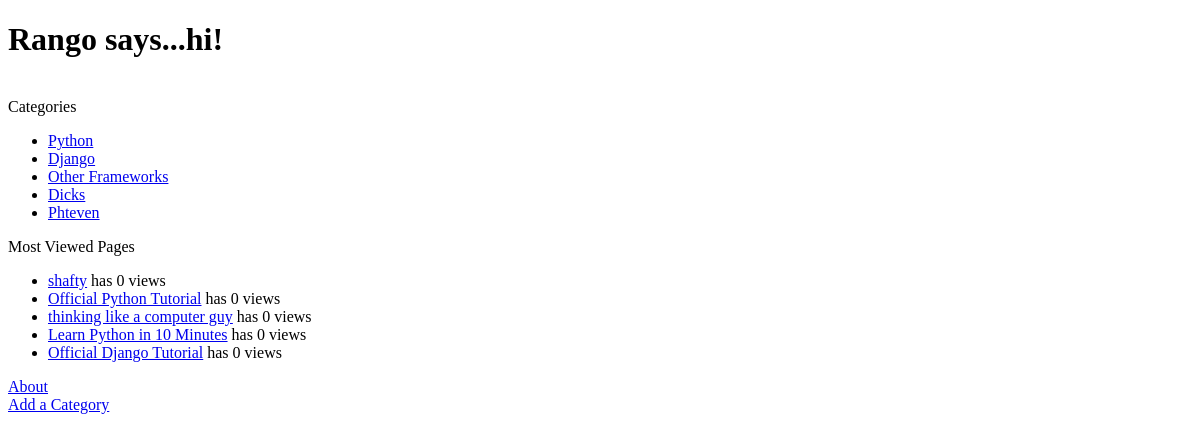
The app's page /rango/, older data.
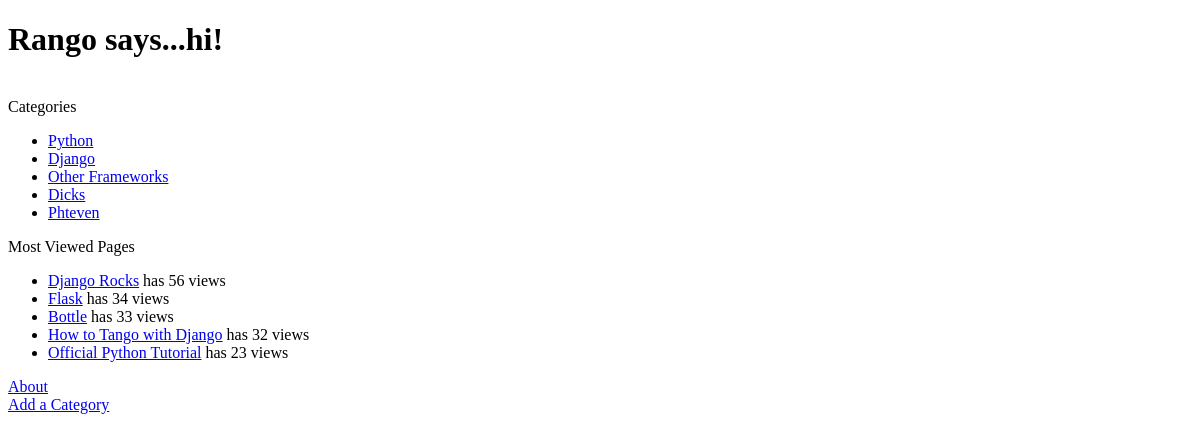
The same page, newer data.
### rango/models.py (models this page shows, shortened)
class Category(models.Model):
	name = models.CharField(max_length=128, unique=True)
	views = models.IntegerField(default=0)
	likes = models.IntegerField(default=0)
	slug = models.SlugField(unique=True)

class Page(models.Model):
	category = models.ForeignKey(Category)
	title = models.CharField(max_length=128)
	url = models.URLField()
	views = models.IntegerField(default=0)

### rango/views.py (the view)
def index(request):
	category_list = Category.objects.order_by('-likes')[:5]
	context_dict = {'categories':category_list}
	page_list = Page.objects.order_by('-views')[:5]
	context_dict['pages'] = page_list
	return render(request, 'rango/index.html', context_dict)

### templates/rango/index.html (shortened to what this page needs)
<!DOCTYPE html>
<html>
	<head>
	</head>
	<body>
		<h1>Rango says...hi!</h1></br>
		{% if categories %}
			Categories
			<ul>
				{% for category in categories %}
				<li><a href='/rango/category/{{ category.slug }}'>{{ category.name }}</a></li>
				{% endfor %}
			</ul>
		{% else %}
			<strong>There are no categories at all.</strong>
		{% endif %}
		{% if pages %}
			Most Viewed Pages
			<ul>
				{% for page in pages %}
				<li><a href='{{ page.url }}'>{{ page.title }}</a> has {{ page.views }} views</li>
				{% endfor %}
			</ul>
		{% endif %}
		<a href="/rango/about">About</a></br>
		<a href="/rango/add_category/">Add a Category</a>
	</body>
</html>

Row changes from the older to the newer data that the page shows:
no longer on this page (row unchanged): Page: title "shafty", views "0"
no longer on this page (row edited): Page: title "thinking like a computer guy", views "0"
no longer on this page (row edited): Page: title "Learn Python in 10 Minutes", views "0"
no longer on this page (row edited): Page: title "Official Django Tutorial", views "0"
now on this page (row edited): Page: title "Django Rocks", views "56"
now on this page (row edited): Page: title "Flask", views "34"
now on this page (row edited): Page: title "Bottle", views "33"
now on this page (row edited): Page: title "How to Tango with Django", views "32"
changed Page "Official Python Tutorial": views "0" → "23"
